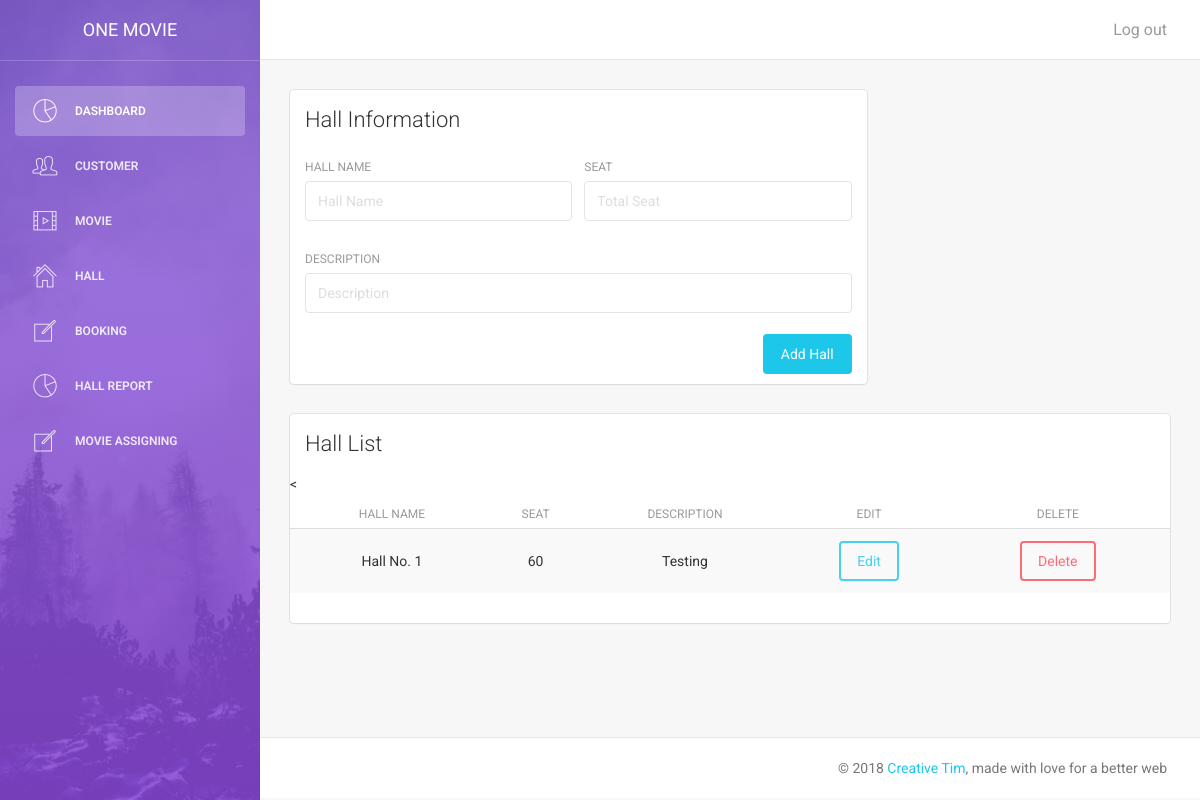
Screenshot of /admin/hall.php (signed in) with the database file from the repository.
### tables this page shows
CREATE TABLE `hall`  (
  `h_id` int(11) NOT NULL AUTO_INCREMENT,
  `hall_name` varchar(50) NULL DEFAULT NULL,
  `seat` int(10) NULL DEFAULT NULL,
  `description` varchar(255) NULL DEFAULT NULL,
  PRIMARY KEY (`h_id`) USING BTREE
);

### admin/hall.php (the view, shortened to what this page needs)
<?php
if (isset($_SESSION['admin_login'])==TRUE) {
?>
<!doctype html>
<html lang="en">
<?php
include('inc/head.php');
include('../db/db.php');
?>
<body>
    <div class="wrapper">
        <div class="sidebar" data-color="purple" data-image="assets/img/sidebar-5.jpg">
            <?php include('inc/side_bar.php');?>
            <div class="main-panel">
              <?php include('inc/top_bar.php');?>
              <div class="content">
                <div class="container-fluid">
                    <div class="row">
                        <div class="col-md-8">
                            <div class="card">
                                <div class="header">
                                    <h4 class="title">Hall Information</h4>
                                </div>
                                <div class="content">
                                    <form action="db/db_hall.php" method="post">
                                        <div class="row">
                                            <div class="col-md-6">
                                                <div class="form-group">
                                                    <label>Hall Name</label>
                                                    <input type="text" class="form-control"
                                                    value="<?php if(isset($_GET['name'])){ echo $_GET['name']; } ?>" placeholder="Hall Name" name="name">
                                                </div>
                                            </div>
                                            <div class="col-md-6">
                                                <div class="form-group">
                                                    <label>Seat</label>
                                                    <input type="text" class="form-control" onkeypress="return isNumberKey(event)" value="<?php if(isset($_GET['seat'])){ echo $_GET['seat']; } ?>"  placeholder="Total Seat" name="seat" >
                                                </div>
                                            </div>
                                        </div>
                                        <div class="row">
                                            <div class="col-md-12">
                                                <div class="form-group">
                                                    <label>Description</label>
                                                    <input type="text" value="<?php if(isset($_GET['description'])){ echo $_GET['description']; } ?>"  class="form-control" placeholder="Description" name="description" >
                                                </div>
                                            </div>
                                        </div>
                                        <?php
                                        if (isset($_GET['update'])) {
                                         ?>
                                         <button type="submit" name="update" class="btn btn-info btn-fill pull-right">Update Hall</button>
                                         <?php
                                     }else{
                                        ?>
                                         <button type="submit" name="add" class="btn btn-info btn-fill pull-right">Add Hall</button>
                                        <?php
                                     }
                                     ?>
                                     <div class="clearfix"></div>
                                 </form>
                             </div>
                         </div>
                     </div>
                 </div>
             </div>
                  <div class="container-fluid">
                <div class="row">
                    <div class="col-md-12">
                        <div class="card">
                            <div class="header">
                                <h4 class="title">Hall List</h4>
                            </div>
                            <div class="content table-responsive table-full-width">
                                <table class="table table-hover table-striped">
                                    <thead>
                                        <th style='text-align: center'>Hall Name</th>
                                        <th style='text-align: center'>Seat</th>
                                        <th style='text-align: center'>Description</th>
                                        <th style='text-align: center'>Edit</th>
                                        <th style='text-align: center'>Delete</th>
                                    </thead>
                                    <tbody>
                                       <?php
                                       $query="SELECT * FROM hall";
                                       $result=mysqli_query($con,$query);
                                       if(mysqli_num_rows($result)>0){
                                          while($row=mysqli_fetch_array($result, MYSQLI_ASSOC)){
                                              echo"<tr>";
                                              echo "<td style='text-align: center'>".$row['hall_name']."</td>";
                                              echo "<td style='text-align: center'>".$row['seat']."</td>";
                                              echo "<td style='text-align: center'>".$row['description']."</td>";
                                              echo "<td style='text-align: center'><a style='color:black; text-decoration: none;' href='hall.php?update&id=".$row['h_id']."&name=".$row['hall_name']."&seat=".$row['seat']."&description=".$row['description']."'><button class='btn btn-info'>Edit</button></a></td>";
                                              echo "<td style='text-align: center'><a style='color:black; text-decoration: none;' href='db/db_hall.php?delete&id=".$row['h_id']."'><button class='btn btn-danger'>Delete</button></a></td>";
                                              echo"</tr>";
                                          }
                                      }else{
                                        echo"<tr>";
                                        echo "<td>Not Found</td>";
                                        echo"</tr>";
                                      }
                                      ?>
                                  </tbody>
                              </table>
                          </div>
                      </div>
                  </div>
              </div>
          </div>
         </div>
         <footer class="footer">
            <div class="container-fluid">
               <p class="copyright pull-right">
                &copy; <script>document.write(new Date().getFullYear())</script> <a href="http://www.creative-tim.com">Creative Tim</a>, made with love for a better web
            </p>
        </div>
    </footer>
</div>
</div>
</body>
</html>
<?php
}else{
    header('location:../index');
}
?>

### rows the page displays
hall: hall_name "Hall No. 1", seat "60", description "Testing"
